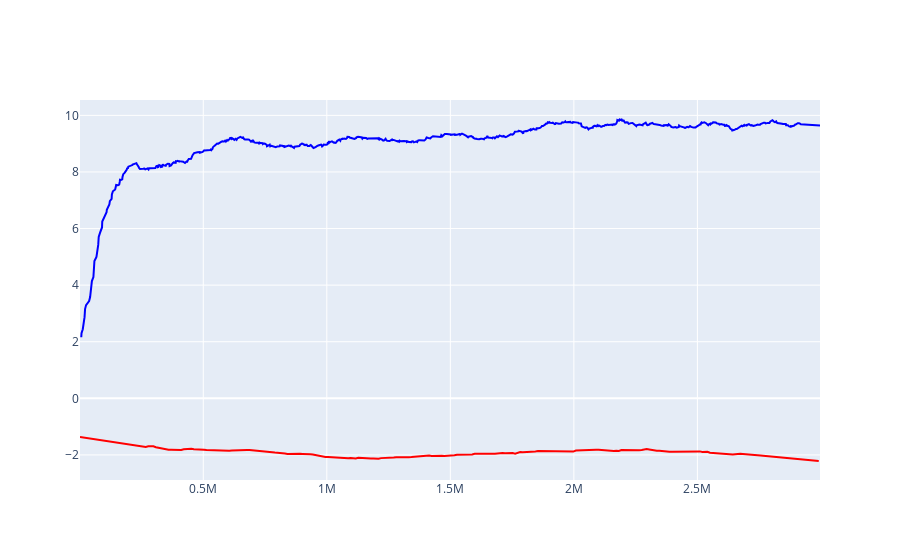

The notebook cell this image was saved under:
### Code cell
fig = go.Figure()
fig.add_trace(go.Scatter(
    x = r_eval_2tl['Step'],
    y = signal.savgol_filter(r_eval_2tl['Value'], 53, 1),
    mode = 'lines',
    line = go.scatter.Line(color="red"),
    showlegend=False
))

fig.add_trace(go.Scatter(
    x = r_train_2tl['Step'],
    y = signal.savgol_filter(r_train_2tl['Value'], 53, 1), 
    mode = 'lines',
    line = go.scatter.Line(color="blue"),
    showlegend=False
))

fig.show()

### Figure 1 — Plotly figure (JSON) as saved in the notebook; plotly's stock layout.template omitted (floating-point values rounded to 4 significant figures; data arrays with more than 128 entries replaced by an {"elided": "..."} marker saying what was removed)
{"data": [{"line": {"color": "red"}, "mode": "lines", "showlegend": false, "type": "scatter", "x": {"elided": "293 int values"}, "y": {"elided": "293 float values"}}, {"line": {"color": "blue"}, "mode": "lines", "showlegend": false, "type": "scatter", "x": {"elided": "1000 int values"}, "y": {"elided": "1000 float values"}}], "layout": {}}
